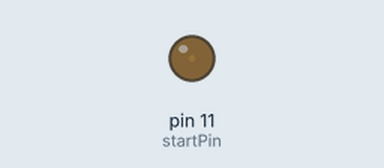
This sketch was run on a simulated Arduino Pro Mini, built with avr-gcc and run on an emulated ATmega328P. On the bench: output pins drawn as LEDs (lit = HIGH). What the sketch prints to the serial monitor is not drawn.

Above: at 0.05 s.
At 0.65 s:
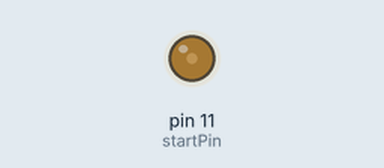
At 1.3 s:
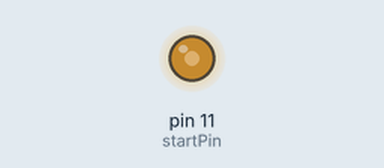
At 2.55 s:
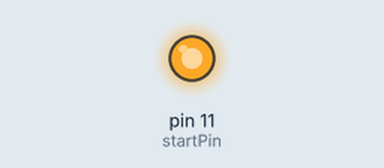
Timing chart, 0 to 6.2 s (numbered marks = the images above):
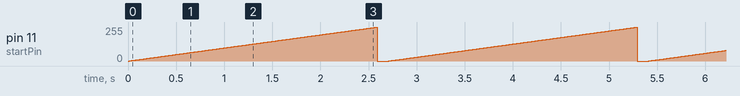

The sketch:

LedTest1.ino
```cpp
// (licence header left out)
const int numberOfLEDs = 1;
int startPin = 11;  // 3
int brightness[numberOfLEDs];

void setup()  {
  Serial.begin(9600);
  for(int i = 0; i < numberOfLEDs; i++){
    pinMode(i + startPin, OUTPUT);
    brightness[i] = 0;
  }
}

void loop()  {

  for(int i = 0; i < numberOfLEDs; i++){
    Serial.print("pin ");
    Serial.println(i + startPin);

    for(int f = 0; f < 256; f++){
      //analogWrite(i + 3, brightness[i]);
      //Serial.print(brightness[i]);
      analogWrite(i + startPin, f);
      Serial.println(f);
      //brightness[i] = f;
      //brightness[i] = brightness[i] + 25;
      if (f >= 255){
        //brightness[i] = 0;
        //f = 10;  // breaks the loop
        analogWrite(i + startPin, 0);
      }
      delay(10);
    }

  }

  Serial.println(".");
  delay(100);
}
```

Measured:
- by itself, pin 11 (startPin): ramps from 0/255 to 254/255 and jumps back, once every 2.7 s
